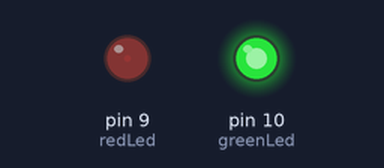
The sketch below on a simulated Arduino Uno, built with avr-gcc and run on an emulated ATmega328P. Parts: output pins drawn as LEDs (lit = HIGH).

Above: at 0.05 s.
At 0.95 s:
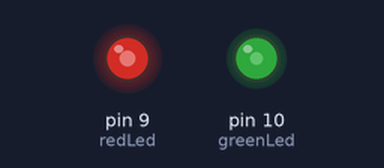
At 1.4 s:
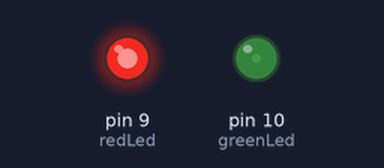
At 2.75 s:
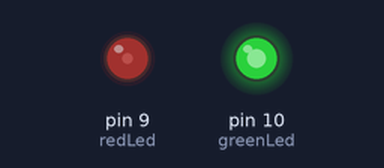
Timing chart, 0 to 7.0 s (numbered marks = the images above):
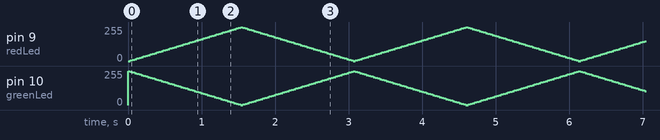

The sketch:

twilight-leds.ino
```cpp
/*
    Twilight LEDs

    An Arduino script used to make a Fade-in / Fade-Out effect with two LEDs.
    We synchronise the Fade effect to have one LED fading out while the other is fading in.
*/

int redLed = 9;      // the PWM pin the red LED is attached to
int greenLed = 10;   // the PWM pin the green LED is attached to
int brightness = 0;  // how bright the LED  should be
int fadeAmount = 5;  // how many points to fade the LED by


void setup() {
  // Set both Pins to be OUTPUT pins (we send data to it)
  pinMode(redLed, OUTPUT);
  pinMode(greenLed, OUTPUT);
}


void loop() {
  // to the Red LED, we add the current brightness value (0-255)
  // to the Green LED, we add the inverse value added to 255
  analogWrite(redLed, brightness);
  // We add the 255 in order to make it appear "synchronous"
  // A lag appeared with the value of Brightness going to 0 for both LEDs
  analogWrite(greenLed, -brightness+255);

  // change the brightness for next time through the loop:
  brightness = brightness + fadeAmount;

  // reverse the direction of the fading at the ends of the fade:
  if (brightness <= 0 || brightness >= 255) {
    fadeAmount = -fadeAmount;
  }
  // wait for 30 milliseconds to see the dimming effect
  delay(30);
}
```
